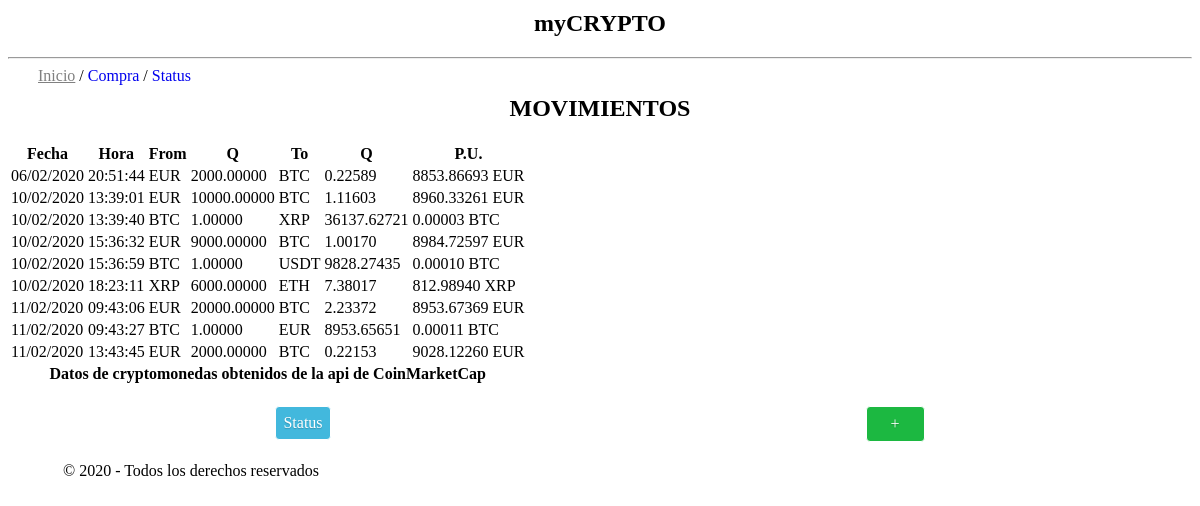
The app's page /, older data.
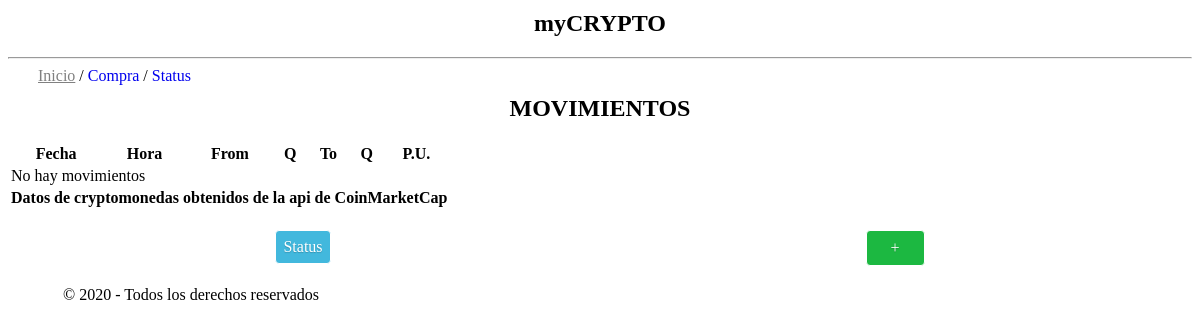
The same page, newer data.
### tables this page shows
CREATE TABLE "movements" (
	"id"	INTEGER,
	"date"	TEXT,
	"time"	TEXT,
	"from_currency"	INTEGER,
	"from_quantity"	REAL,
	"to_currency"	INTEGER,
	"to_quantity"	REAL,
	PRIMARY KEY("id"),
	FOREIGN KEY("from_currency") REFERENCES "cryptos",
	FOREIGN KEY("to_currency") REFERENCES "cryptos"
);

### cryptoapp/routes.py (the view)
@app.route("/", methods=['GET', 'POST'])
def index():
    conn = sqlite3.connect(BASE_DATOS)
    cursor = conn.cursor()
    query = "SELECT * from movements;"
    try:
        filas = cursor.execute(query)
    except OperationalError as o:
        return render_template("index.html", o=o)
    listado = []
    valorUnit = []
    for fila in filas:
        fila = list(fila)
        valorUnit = fila[4] / fila[6]
        fila.append(valorUnit)
        fila = tuple(fila)
        listado.append(fila)
    conn.close()
    return render_template("index.html", listado = listado)

### cryptoapp/templates/index.html (shortened to what this page needs)
{% extends "base.html" %}
{% block content %}
    <nav>
        <a class="deact" href="/">Inicio</a> /
        <a href="purchase">Compra</a> /
        <a href="status">Status</a>
    </nav>
    <h1 class="titulo">MOVIMIENTOS</h1>
    <div class="centrar">
        <table class="pure-table pure-table-horizontal">
            <thead>
                <tr>
                    <th>Fecha</th>
                    <th>Hora</th>
                    <th>From</th>
                    <th>Q</th>
                    <th>To</th>
                    <th>Q</th>
                    <th>P.U.</th>
                </tr>
            </thead>
            <tfoot class="pure-table pure-table-horizontal">
                <tr>
                    <th colspan="7">Datos de cryptomonedas obtenidos de la api de CoinMarketCap</th>
                </tr>
            </tfoot>
            <tbody>
                {% if listado | length == 0 %}
                    <tr>
                        <td colspan="7">No hay movimientos</td>
                    </tr>
                {% endif %}
                {% for linea in listado %}
                    <tr>
                        <td>{{linea[1]}}</td>
                        <td>{{linea[2]}}</td>
                        <td>{{linea[3]}}</td>
                        <td>{{"{:.5f}".format(linea[4])}}</td>
                        <td>{{linea[5]}}</td>
                        <td>{{"{:.5f}".format(linea[6])}}</td>
                        <td>{{"{:.5f}".format(linea[7])}} {{linea[3]}}</td>
                    </tr>
                {% endfor %}
            </tbody>
        </table>
    </div>
    <div class="padre space">
        <div class="hijo">
            <a class="botonazul" href="status">Status</a>
        </div>
        <div class="hijo">
            <a class="botonverde pad" href="purchase">+</a>
        </div>
    </div>
{% endblock %}

Row changes from the older to the newer data that the page shows:
removed movements: date "06/02/2020", time "20:51:44", from_currency "EUR", from_quantity "2000.00000", to_currency "BTC", to_quantity "0.22589", linea "8853.86693"
removed movements: date "10/02/2020", time "13:39:01", from_currency "EUR", from_quantity "10000.00000", to_currency "BTC", to_quantity "1.11603", linea "8960.33261"
removed movements: date "10/02/2020", time "13:39:40", from_currency "BTC", from_quantity "1.00000", to_currency "XRP", to_quantity "36137.62721", linea "0.00003"
removed movements: date "10/02/2020", time "15:36:32", from_currency "EUR", from_quantity "9000.00000", to_currency "BTC", to_quantity "1.00170", linea "8984.72597"
removed movements: date "10/02/2020", time "15:36:59", from_currency "BTC", from_quantity "1.00000", to_currency "USDT", to_quantity "9828.27435", linea "0.00010"
removed movements: date "10/02/2020", time "18:23:11", from_currency "XRP", from_quantity "6000.00000", to_currency "ETH", to_quantity "7.38017", linea "812.98940"
removed movements: date "11/02/2020", time "09:43:06", from_currency "EUR", from_quantity "20000.00000", to_currency "BTC", to_quantity "2.23372", linea "8953.67369"
removed movements: date "11/02/2020", time "09:43:27", from_currency "BTC", from_quantity "1.00000", to_currency "EUR", to_quantity "8953.65651", linea "0.00011"
removed movements: date "11/02/2020", time "13:43:45", from_currency "EUR", from_quantity "2000.00000", to_currency "BTC", to_quantity "0.22153", linea "9028.12260"
Text that changed along with them:
text now shown: "No hay movimientos"
